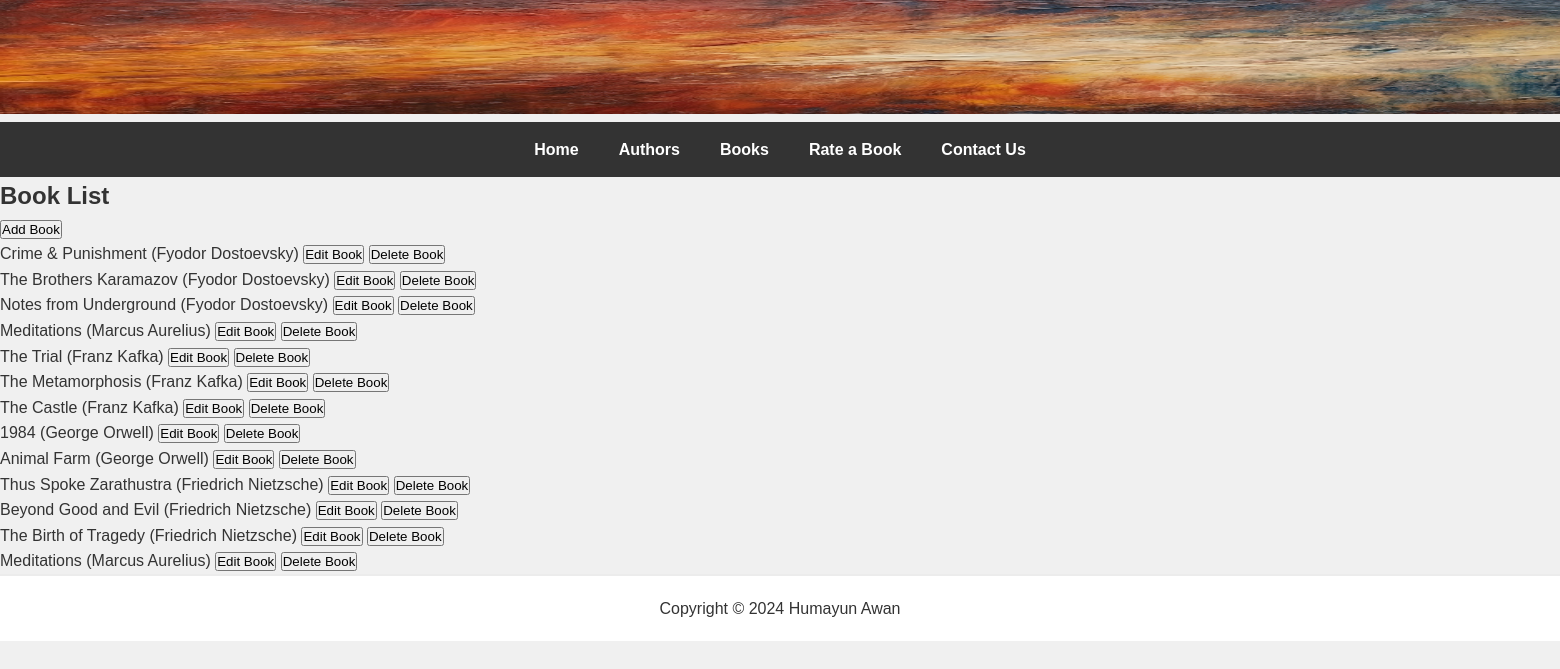
The page /books/ on the database its author committed.
### pages/models.py (models this page shows, shortened)
class Book(models.Model):
    author = models.ForeignKey(Author, on_delete=models.CASCADE)
    book_title = models.CharField(max_length=200)
    book_summary = models.TextField()

class Author(models.Model):
    author_name = models.CharField(max_length=200)
    author_summary = models.TextField()
    pic = models.ImageField(default = 'the_thinker.png', blank = True)

### pages/views.py (the view)
# urls.py: path('books/', views.BookList.as_view(), name='book_list'),
class BookList(ListView):
    model = Book
    template_name = 'pages/book_list.html'

### pages/templates/pages/book_list.html (shortened to what this page needs)
{% extends "base.html" %}
{% block content %}
<h2>Book List</h2>
<a href="{% url 'book_create' %}"><button class="btn">Add Book</button></a>
<ul>
    {% for book in book_list %}
        <li>{{ book.book_title }} ({{ book.author.author_name }})
            <a href="{% url 'book_update' book.id %}"><button class="btn">Edit Book</button></a>
            <a href="{% url 'book_delete' book.id %}"><button class="btn">Delete Book</button></a>
        </li>
    {% endfor %}
</ul>
{% endblock %}

### simple_test_site/static/main2.css (style rules this page uses)
* { margin: 0; padding: 0; box-sizing: border-box; }
body { background-color: #f0f0f0; font-family: Arial, sans-serif; font-size: 16px; color: #333; line-height: 1.6; }

### rows shown on the page
Book: book_title "Crime & Punishment", author.author_name "Fyodor Dostoevsky"
Book: book_title "The Brothers Karamazov", author.author_name "Fyodor Dostoevsky"
Book: book_title "Notes from Underground", author.author_name "Fyodor Dostoevsky"
Book: book_title "Meditations", author.author_name "Marcus Aurelius"
Book: book_title "The Trial", author.author_name "Franz Kafka"
Book: book_title "The Metamorphosis", author.author_name "Franz Kafka"
Book: book_title "The Castle", author.author_name "Franz Kafka"
Book: book_title "1984", author.author_name "George Orwell"
Book: book_title "Animal Farm", author.author_name "George Orwell"
Book: book_title "Thus Spoke Zarathustra", author.author_name "Friedrich Nietzsche"
Book: book_title "Beyond Good and Evil", author.author_name "Friedrich Nietzsche"
Book: book_title "The Birth of Tragedy", author.author_name "Friedrich Nietzsche"
Book: book_title "Meditations", author.author_name "Marcus Aurelius"
